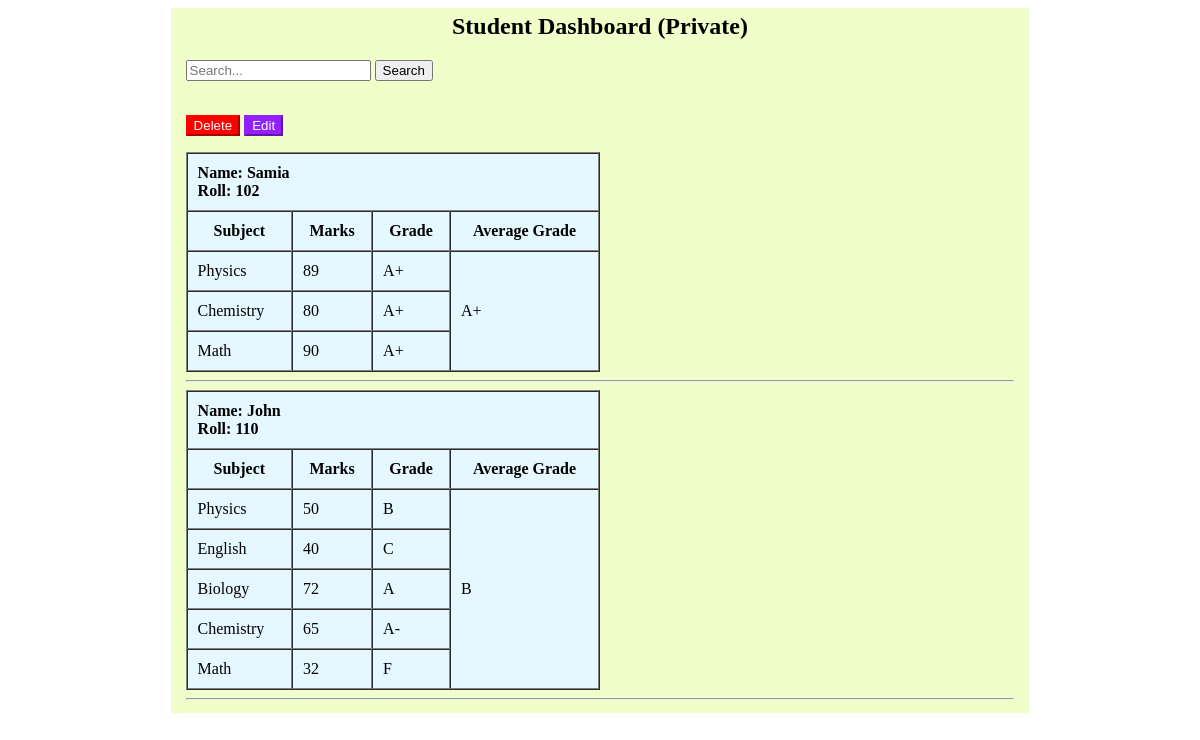
Screenshot of /core/dashboard/ with the database file from the repository.
### core/models.py (models this page shows)
class Student(models.Model):
    name = models.CharField(max_length=100)
    roll = models.IntegerField()
    subject = models.CharField(max_length=100)
    marks = models.IntegerField()
    def grade(self):
        if self.marks >= 80:
            return "A+"
        elif self.marks >= 70:
            return "A"
        elif self.marks >= 60:
            return "A-"
        elif self.marks >= 50:
            return "B"
        elif self.marks >= 40:
            return "C"
        elif self.marks >= 33:
            return "D"
        return "F"
    def average_grade(self):
        students = Student.objects.filter(
            name=self.name,
            roll=self.roll
        )
        total_points = 0
        for student in students:
            if student.marks >= 80:
                total_points += 5
            elif student.marks >= 70:
                total_points += 4
            elif student.marks >= 60:
                total_points += 3.5
            elif student.marks >= 50:
                total_points += 3
            elif student.marks >= 40:
                total_points += 2
            elif student.marks >= 33:
                total_points += 1
        avg = total_points / students.count()
        if avg >= 4.5:
            return "A+"
        elif avg >= 3.75:
            return "A"
        elif avg >= 3.25:
            return "A-"
        elif avg >= 2.5:
            return "B"
        elif avg >= 1.5:
            return "C"
        elif avg >= 1:
            return "D"
        return "F"

### core/views.py (the view)
# urls.py: path('dashboard/', views.dashboard, name='dashboard'),
def dashboard(request):
    students = Student.objects.all()
    search = request.GET.get('search')
    if search:
        students = students.filter(name__icontains=search)
    action = None
    if request.method == "POST":
        action = request.POST.get("action")
    return render(request, 'core/dashboard.html', {
        'students': students,
        'action': action
    })

### core/templates/core/dashboard.html (shortened to what this page needs)
<div>
<h2><center>Student Dashboard (Private)</center></h2>
<form method="get" class="get">
    <input type="text" name="search" placeholder="Search...">
    <button type="submit">Search</button><br><br>
</form>
<form method="POST">
    <button name="action" value="delete" class="delete">Delete</button>
    <button name="action" value="edit" class="edit">Edit</button>
</form>
{% if action == "delete" %}
    {% regroup students by name as grouped_students %}
    {% for group in grouped_students %}
        <h2>{{ group.grouper}}, Roll: {{ group.list.0.roll }}</h2>
        {% for student in group.list %}
            <p>{{ student.subject }}- {{ student.marks }}
                <a href="{% url 'delete_student' student.id %}">Delete</a>
            </p>
        {% endfor %}
    {% endfor %}
{% else %}
{% regroup students by name as grouped_students %}
{% for group in grouped_students %}
        <table border="1" cellspacing="0" cellpadding="10" >
        <tr>
            <td colspan="4" text-align="left"><b>Name: {{ group.grouper}}<br>
             Roll: {{ group.list.0.roll }}</b></td>
        </tr>
        <tr>
            <th>Subject</th>
            <th>Marks</th>
            <th>Grade</th>
            <th>Average Grade</th>
        </tr>
        {% for student in group.list %}
        <tr>
            <td>{{ student.subject }}</td>
            <td>{{ student.marks }} </td>
            <td>{{ student.grade }} </td>
            {% if forloop.first %}
            <td rowspan="{{ group.list|length }}">
                <nbps>{{ group.list.0.average_grade }}</nbps>
            </td>
            {% endif %}
        </tr>
        {% endfor %}
        </table>
        <hr>
{% empty %}
    <p>No students yet</p>
{% endfor %}
{% endif %}
</div>

### core/templates/core/dashboard.html (style rules this page uses)
div { width: 70%; margin: 0 auto; padding: 5px 15px; background-color:#f0ffc9; }
h2 { margin-top: 0; }
.delete { background-color: rgb(255, 0, 0); color: white; border-color:rgb(255, 0, 0); }
.edit { background-color: rgb(146, 32, 252); color: white; border-color:rgb(146, 32, 252); }
table { width: 50%; background-color: rgb(229, 247, 255); }

### rows the page displays
Student: grouper "Samia", list.0.roll "102", subject "Physics", marks "89", grade "A+", list.0.average_grade "A+"
Student: subject "Chemistry", marks "80", grade "A+"
Student: subject "Math", marks "90", grade "A+"
Student: grouper "John", list.0.roll "110", subject "Physics", marks "50", grade "B", list.0.average_grade "B"
Student: subject "English", marks "40", grade "C"
Student: subject "Biology", marks "72", grade "A"
Student: subject "Chemistry", marks "65", grade "A-"
Student: subject "Math", marks "32", grade "F"
